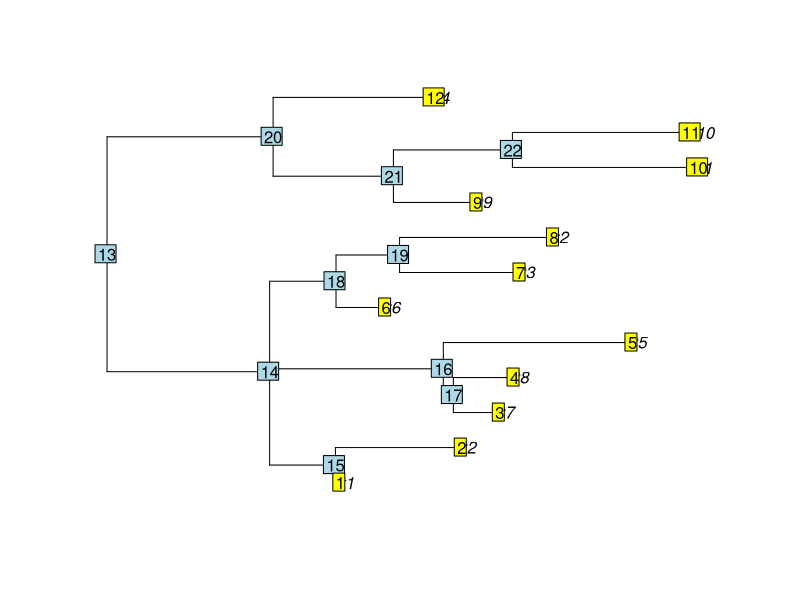

This figure's R source:
# Implementation of the non-layered tidy tree algo of Atze van der Ploeg (2014)
# SOFTWARE – PRACTICE AND EXPERIENCE
# Softw. Pract. Exper. 2014; 44:1467–1484
# Published online 19 July 2013 in Wiley Online Library (wileyonlinelibrary.com). DOI: 10.1002/spe.2213


# x is a tree (phylo)
# 
require(ape)


GetMinDistBetweenContours<- function(topcontour, bottomcontour) {
	## efficient way to compare top and bottom contour by only looking
	## at necessary pairs (see original publiction)
	d<-NULL
	topi<-1
	boti<-1
	while((topi<=nrow(topcontour))&(boti<=nrow(bottomcontour))) {
		d<-c(d,bottomcontour[boti,]$y1-topcontour[topi,]$y1)
		if (bottomcontour[boti,]$x2<topcontour[topi,]$x2) boti<-boti+1
		else topi<-topi+1
	}
	return(min(d))
}


getContourFromSegments<-function(seg, which) {
	allx<-sort(unique(c(seg$x1, seg$x2)))
	newx2<-allx[2:length(allx)]
	if (which=="top")	{
		newy2i<-sapply(newx2, function(cx,se) which(cx>se$x1&cx<=se$x2)[which.max(se$y1[which(cx>se$x1&cx<=se$x2)])], se=seg)
	}
	if (which=="bottom") {
		newy2i<-sapply(newx2, function(cx,se) which(cx>se$x1&cx<=se$x2)[which.min(se$y1[which(cx>se$x1&cx<=se$x2)])], se=seg)
	}

	newx1<-allx[1:(length(allx)-1)]
	newy1i<-newy2i
	#we simplify segments by merging thsoe on same horiz  (bout à bout)
	where2mergei<-which((newy1i[2:length(newy1i)]-newy2i[1:(length(newy1i)-1)])==0)
	if(length(where2mergei)>0) {
		newx1<-newx1[-(where2mergei+1)]
		newy1i<-newy1i[-(where2mergei+1)]
		newx2<-newx2[-(where2mergei)]
		newy2i<-newy2i[-(where2mergei)]
	}

	newy1ok<-seg$y1[newy1i]
	newy2ok<-newy1ok
	newseg<-data.frame(x1=newx1, y1=newy1ok, x2=newx2, y2=newy2ok)
	##TODO: simplify new seg to remove segments "bout à bout"
	return(newseg)
}


segplot<-function(mat, col="red", lwd=2) {
	segments(mat[,1],mat[,2], mat[,3], mat[,4], col=col, lwd=lwd)
}


plottree<-function(edge, xy) {
	plot(xy, type="n", frame.plot=FALSE, axes=F, xlab="", ylab="")	
	X1<-xy$xx[edge[,1]]
	Y1<-xy$yy[edge[,2]]
	X2<-xy$xx[edge[,2]]
	Y2<-xy$yy[edge[,2]]
	segments(X1,Y1,X2,Y2)
	XX1<-X1
	YY1<-xy$yy[edge[,1]]
	XX2<-XX1
	YY2<-Y2
	segments(XX1, YY1,XX2,YY2)
}






	x<-read.tree(text="(((t1:0.02238364564,t2:0.575968103):0.3,((t7:0.2118051811,t8:0.2788739109):0.0458753889,t5:0.8623356319):0.7917935827,(t6:0.2282042881,(t3:0.5514625001,t2:0.7040172669):0.2897282881):0.3026764626):0.7412839716,((t9:0.3830648817,(t1:0.8488779333,t10:0.8147486809):0.542532298):0.5484476415,t4:0.7387184096):0.7571798237);")

	xy<-as.data.frame(plotPhyloCoor(x))
	xynew<-xy #will be updated to get the new coordinates at the end
	########## FOR DEV PURPOSE ONLY
	plot(x)
	nodelabels()
	tiplabels()
	####################

	#get basic tree info
	edge<-x$edge
	nbt<-Ntip(x)
	nbn<-Nnode(x)
	maxn<-nbt+nbn

	#prepare data
	oedge<-edge[match(1:maxn,edge[,2]),1]
	segofnodes<-data.frame(x1=xy$xx[oedge], y1=xy$yy, x2=xy$xx,y2=xy$yy)
	
	nodes<-order(xy$xx, decreasing=T)
	#first traversal: get contours for each node
	N<-list()
	for (n in nodes[1:14]) { #START OF LOOP ON NODES
		N[[n]]<-list()
		childs<-edge[edge[,1]==n,2]
		childs.ord<-childs[order(xy$yy[childs])] #childs orderd by y values (for 2nd traversal)
		# childbottom<-childs[order(xy$yy[childs])][1]
		# childtop<-childs[order(xy$yy[childs], decreasing=T)][1]
		desc<-c(childs,unlist(lapply(N[childs], function(x) x$desc)))
		# descbottom<-c(childbottom,unlist(lapply(N[childbottom], function(x) x$descbottom)))
		# desctop<-c(childtop,unlist(lapply(N[childtop], function(x) x$desctop)))



		descseg<-segofnodes[n,]

		segtop.pre<-rbind(descseg, do.call(rbind, lapply(N[childs], function(x) x$segtop)))
		segtop<-getContourFromSegments(segtop.pre, "top")

		segbottom.pre<-rbind(descseg, do.call(rbind, lapply(N[childs], function(x) x$segbottom)))
		segbottom<-getContourFromSegments(segbottom.pre, "bottom")




		## at each step we can look at the childs (they have already been treated by def)
		## et compute the movement (mod)
		if (n>nbt) { #we are in a node
			#for each child c in the correct order (childs.ord)
			#compare the top contour of c the bottom contour of c+1
			for (nn in 2:length(childs.ord)) {
				miniychild<-NULL
				maxiychild<-NULL
				#these two allow re-computing the y coo of node if child moved
				top<-N[[childs.ord[nn-1]]]$segtop
				bot<-N[[childs.ord[nn]]]$segbottom
				mindist<-GetMinDistBetweenContours(top, bot)
				print(mindist)
				if (mindist > 1) { ##There is room for tidying!
					mod<-mindist-1 #how much we can move down the top child.ord[nn]
					#1. move down all y values of childs.ord[nn]
					N[[childs.ord[nn]]]$segbottom[,c(2,4)]<-N[[childs.ord[nn]]]$segbottom[,c(2,4)]-mod
					#et on met à jour xynew en même temps 					
					xynew$yy[c(childs.ord[nn], N[[childs.ord[nn]]]$childs)]<-xynew$yy[c(childs.ord[nn], N[[childs.ord[nn]]]$childs)]-mod
					#now we change the contour y values accordingly
					print(N[[childs.ord[nn]]])
					print(paste("current node: ",n,sep=""))
					print(paste("we must move ",childs.ord[nn]," by ",mod, " down"), sep="")
					plot(x)
					nodelabels()
					tiplabels()
					segplot(top, col="red")
					segplot(bot, col="green")
					scan()
				}
			}
			#we can compute the new y of the current node: 
			newyofcurrentnode<-mean(range(xynew$yy[childs.ord])) ###HERE WE ARE
		}

		N[[n]]$childs<-childs.ord
		N[[n]]$desc<-desc
		N[[n]]$segtop<-segtop
		N[[n]]$segbottom<-segbottom	

	} #END OF (FIRST) LOOP ON NODES 

	# second traversal: compute for each subtree it's possible movement, given 
	# the distance between its bottom contour and the top contour of its bottom sibling subtree
	# at each node how much it should move down. 
	# We explore the tree by nodes in decreasing x values. We always move nodes down.
	# Childs are taken in in creasing y value order. (Because we always move nodes down)
